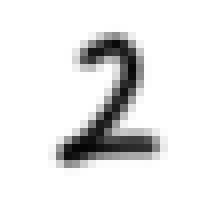
#> input picture 2.png, 28 x 28 px (shown 8 times larger)
$ python creat_sample.py
#> lines starting #> are read from the running program, lines starting #| are printed output that depends on the picture
import cv2 as cv


img_org=cv.imread("2.png")
#> img_org is the input picture: shape (28, 28, 3); min 5, max 255, mean 232.7
img_conv=255-img_org
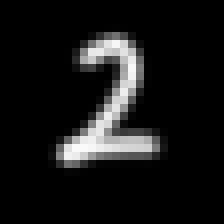
#> img_conv: shape (28, 28, 3) (shown 8 times larger); min 0, max 250, mean 22.3
cv.imwrite("2_1.png",img_conv)
cv.imshow("img_org",img_conv)
cv.waitKey(0)
cv.destroyAllWindows()
